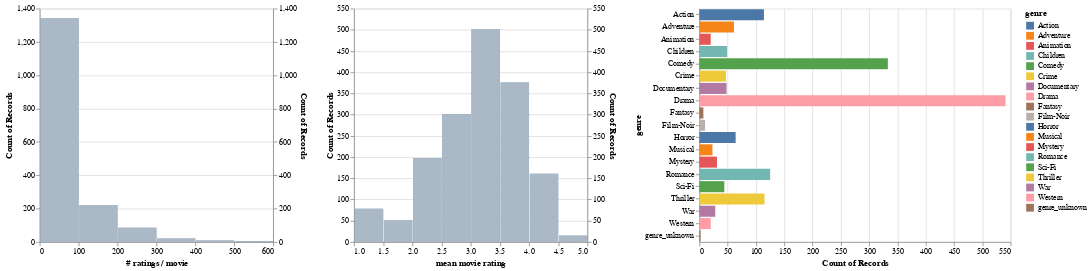

Notebook code for this chart:
### Markdown cell above
- 마지막으로 데이터의 전체 평점 수와 평균 평점을 분석해보자

### Code cell
# Display the number of ratings and average rating per movie.
alt.hconcat(
    filtered_hist('rating count', '# ratings / movie', genre_filter),
    filtered_hist('rating mean', 'mean movie rating', genre_filter),
    genre_chart,
    data=movies_ratings)

### Figure 1 — Vega-Lite specification as saved in the notebook (floating-point values rounded to 4 significant figures; data arrays with more than 128 entries replaced by an {"elided": "..."} marker saying what was removed)
{"config": {"view": {"continuousWidth": 400, "continuousHeight": 300}}, "hconcat": [{"layer": [{"mark": "bar", "encoding": {"x": {"type": "quantitative", "bin": {"maxbins": 10}, "field": "rating count", "title": "# ratings / movie"}, "y": {"type": "quantitative", "aggregate": "count"}}, "transform": [{"filter": {"selection": "selector002"}}], "width": 300}, {"mark": "bar", "encoding": {"color": {"value": "lightgray"}, "opacity": {"value": 0.7}, "x": {"type": "quantitative", "bin": {"maxbins": 10}, "field": "rating count", "title": "# ratings / movie"}, "y": {"type": "quantitative", "aggregate": "count"}}, "width": 300}], "resolve": {"scale": {"y": "independent"}}}, {"layer": [{"mark": "bar", "encoding": {"x": {"type": "quantitative", "bin": {"maxbins": 10}, "field": "rating mean", "title": "mean movie rating"}, "y": {"type": "quantitative", "aggregate": "count"}}, "transform": [{"filter": {"selection": "selector002"}}], "width": 300}, {"mark": "bar", "encoding": {"color": {"value": "lightgray"}, "opacity": {"value": 0.7}, "x": {"type": "quantitative", "bin": {"maxbins": 10}, "field": "rating mean", "title": "mean movie rating"}, "y": {"type": "quantitative", "aggregate": "count"}}, "width": 300}], "resolve": {"scale": {"y": "independent"}}}, {"mark": "bar", "encoding": {"color": {"condition": {"type": "nominal", "field": "genre", "selection": "selector002"}, "value": "lightgray"}, "x": {"type": "quantitative", "aggregate": "count"}, "y": {"type": "nominal", "field": "genre"}}, "height": 300, "selection": {"selector002": {"type": "multi", "fields": ["genre"]}}}], "data": {"name": "data-e1ff38836f6425dbab127ec23a27321f"}, "$schema": "https://vega.github.io/schema/vega-lite/v4.8.1.json", "datasets": {"data-e1ff38836f6425dbab127ec23a27321f": {"elided": "1682 records"}}}
